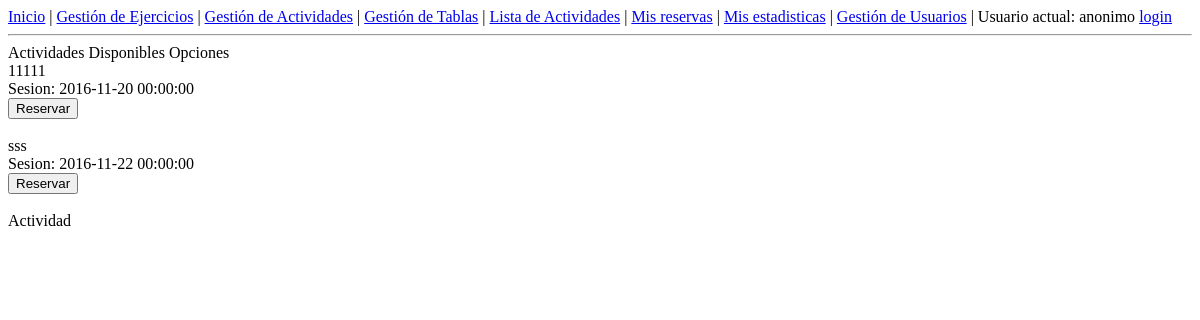
Page /Views/ListaActividades.php on the earlier database version.
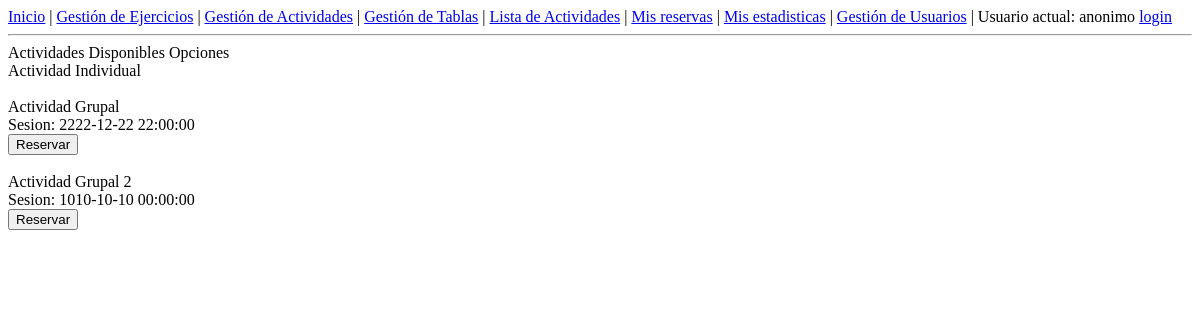
Same page on the later database version.
### tables this page shows
CREATE TABLE `Actividad` (
  `idActividad` int(11) NOT NULL,
  `nomActividad` varchar(20) NOT NULL,
  `tipoAct` varchar(10) NOT NULL,
  `numPlazas` int(11) DEFAULT NULL
);

CREATE TABLE `Sesion` (
  `idSesion` int(11) NOT NULL,
  `numPlazasOcupadas` int(11) DEFAULT NULL,
  `fecha` datetime DEFAULT NULL,
  `Actividad_idActividad` int(11) NOT NULL
);

### Model/Actividad.php (called while the page is built, shortened)
<?php
class Actividad{
  function getNameAndID(){
    $db = DB::getDB();
    $consulta = "SELECT idActividad, nomActividad FROM Actividad";
    $result = $db->query($consulta);
    $res = array();
    while($row = $result->fetch_assoc()){
      array_push($res, $row);
    }
    return $res;
  }
  function getById($id){
    $db = DB::getDB();
    $consulta = "SELECT * FROM Actividad WHERE idActividad =".$id;
    $result = $db->query($consulta);
    return $result->fetch_assoc();
  }
    function getSesiones($idActividad){
      $db = DB::getDB();
      $consulta = "SELECT fecha, idSesion
                    FROM Sesion
                    WHERE Actividad_idActividad =".$idActividad;
      $result = $db->query($consulta);
      $res = array();
      while($row = $result->fetch_assoc()){
        array_push($res, $row);
      }
      return $res;
    }
    function getSesion($id){
      $db = DB::getDB();
      $consulta = "SELECT * FROM Sesion
                    WHERE idSesion =".$id;
      $result = $db->query($consulta);
      return $result->fetch_assoc();
    }
}
?>

### Controllers/c_Actividad.php (called while the page is built, shortened)
<?php
require_once("../Model/Actividad.php");
class ActividadController{
  public function gestionActividades(){
    $a = new Actividad();
    $actividades = $a->getNameAndID();
    return $actividades;
  }
    public function getSesiones($id){
      $a = new Actividad();
      $a->getSesiones($id);
      $result = $a->getSesiones($id);
      return $result;
    }
    public function quedanPlazas($id){
      $a = new Actividad();
      $sesion = $a->getSesion($id);
      $actividad = $a->getById($sesion['Actividad_idActividad']);
      $plazasTotales = $actividad['numPlazas'];
      $plazasOcupadas = $sesion['numPlazasOcupadas'];
      return ($plazasOcupadas < $plazasTotales);
    }
}
?>

### Model/Reserva.php (called while the page is built, shortened)
<?php
class Reserva{
  function existe($idU,$idS){
    $db = DB::getDB();
    $consulta ="SELECT * FROM Reserva WHERE Usuario_idUsuario='".$idU."' AND Sesion_idSesion = '".$idS."'";
    $result = $db->query($consulta);
    if($result->num_rows==0){
      return false;
    }
      return true;
  }
}
  ?>

### Controllers/c_Reservas.php (called while the page is built, shortened)
<?php
require_once("../Model/Actividad.php");
require_once("../Controllers/c_Actividad.php");
require_once("../Model/Reserva.php");
class ReservaController{
  public function yaReservado($idSesion){
    $userController = new UsuarioController();
    $user = $userController->getUserByEmail($_SESSION['userID']);
    $r = new Reserva();
    return $r->existe($user['idUsuario'],$idSesion);
  }
}
?>

### Views/ListaActividades.php (the view, shortened to what this page needs)
<!DOCTYPE html>
<html>
  <head>
    <?php
    require_once('NavBar.php');
    require_once('../Controllers/c_Actividad.php');
    require_once('../Controllers/c_Reservas.php');
    $actividadesController = new ActividadController();
    $reservasController = new ReservaController();
    $actividades = $actividadesController->gestionActividades();
    ?>
  </head>
  <body>
    <div id = 'tabla2elementos' >
      <div class = 'tupla'>
        <a clas = 'izquierda'>Actividades Disponibles</a> <a clas = 'derecha'>Opciones</a>
      </div>
      <?php foreach($actividades as $it){ ?>
      <div class = 'tupla'>
        <a clas = 'izquierda'><?php echo ($it['nomActividad']); ?> </a>
          <?php
          $sesiones = $actividadesController->getSesiones($it['idActividad']);
          foreach($sesiones as $it2){
          ?>
          <form method= "post" action = "../Controllers/c_Reservas.php?op=1" class ='derecha' id="reservar<?php echo($it2['idSesion']);?>">
            <a>Sesion: <?php echo($it2['fecha']) ?></a>
          </form>
          <?php
          if(!$reservasController->yaReservado($it2['idSesion'])&&$actividadesController->quedanPlazas($it2['idSesion'])){
          ?>
            <button type="submit" form="reservar<?php echo($it2['idSesion']);?>" name="idActividad" value="<?php echo($it['idActividad']);?>">Reservar</button>
          <?php
          }
          ?>
          <?php
        }
        ?>
      </div>
      <?php } ?>
    </div>
  </body>
</html>

Differences in the rows shown:
removed actividad: nomActividad "11111"
removed sesion: fecha "2016-11-20 00:00:00", $it2['idSesion'] 1 (drawn), shown under "11111"
removed actividad: nomActividad "sss"
removed sesion: fecha "2016-11-22 00:00:00", $it2['idSesion'] 2 (drawn), shown under "sss"
removed actividad: nomActividad "Actividad"
added actividad: nomActividad "Actividad Individual"
added actividad: nomActividad "Actividad Grupal"
added sesion: fecha "2222-12-22 22:00:00", $it['idActividad'] 6 (drawn), shown under "Actividad Grupal"
added actividad: nomActividad "Actividad Grupal 2"
added sesion: fecha "1010-10-10 00:00:00", $it['idActividad'] 7 (drawn), shown under "Actividad Grupal 2"
